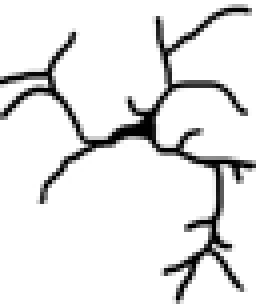
#> input picture A1-1.PNG, 64 x 77 px (shown 4 times larger)
$ jupyter execute --allow-errors fractal_dimension.ipynb
#> lines starting #> are read from the running program, lines starting #| are printed output that depends on the picture; after the words box and inside, x2 and y2 are one past the last pixel; in counts of white or black regions, pixels touching at a corner belong together
[cell 1]
import numpy as np
import pandas as pd

import cv2
import io
from PIL import Image

import seaborn as sns
import matplotlib.pyplot as plt
from mlxtend.plotting import plot_decision_regions
from mpl_toolkits.mplot3d import Axes3D
from matplotlib.colors import ListedColormap
from matplotlib.lines import Line2D

from sklearn.linear_model import LogisticRegression
from sklearn.naive_bayes import GaussianNB
from sklearn.ensemble import RandomForestClassifier
from sklearn.svm import SVC
from sklearn.cluster import kmeans_plusplus
from sklearn.cluster import KMeans
from sklearn.manifold import TSNE
from sklearn.neighbors import KNeighborsClassifier

[cell 2]
def fractal_dimension(Z, threshold=50):
    # Only for 2d image
    assert(len(Z.shape) == 2)

    def boxcount(Z, k):
        S = np.add.reduceat(
            np.add.reduceat(Z, np.arange(0, Z.shape[0], k), axis=0),
                               np.arange(0, Z.shape[1], k), axis=1)

        # We count non-empty (0) and non-full boxes (k*k)
        return len(np.where((S > 0) & (S < k*k))[0])

    # Transform Z into a binary array
    Z = (Z < threshold)

    # Minimal dimension of image
    p = min(Z.shape)

    # Greatest power of 2 less than or equal to p
    n = 2**np.floor(np.log(p)/np.log(2))

    # Extract the exponent
    n = int(np.log(n)/np.log(2))

    # Build successive box sizes (from 2**n down to 2**1)
    sizes = 2**np.arange(n, 1, -1)

    # Actual box counting with decreasing size
    counts = []
    for size in sizes:
        counts.append(boxcount(Z, size))

    # Fit the successive log(sizes) with log (counts)
    coeffs = np.polyfit(np.log(sizes), np.log(counts), 1)
    return -coeffs[0]

[cell 3]
A1 = [cv2.threshold(cv2.cvtColor(cv2.imread('A1-1.PNG'), cv2.COLOR_BGR2GRAY),127,255,cv2.THRESH_BINARY)[1],
      cv2.threshold(cv2.cvtColor(cv2.imread('A1-2.PNG'), cv2.COLOR_BGR2GRAY),127,255,cv2.THRESH_BINARY)[1],
      cv2.threshold(cv2.cvtColor(cv2.imread('A1-3.PNG'), cv2.COLOR_BGR2GRAY),127,255,cv2.THRESH_BINARY)[1],
      cv2.threshold(cv2.cvtColor(cv2.imread('A1-4.PNG'), cv2.COLOR_BGR2GRAY),127,255,cv2.THRESH_BINARY)[1]]
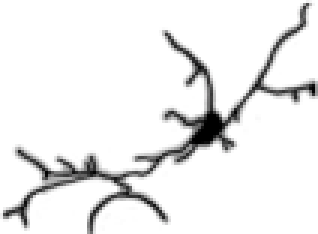
#> input picture A1-2.PNG, 106 x 78 px (shown 3 times larger)
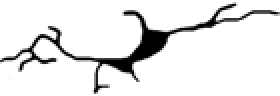
#> input picture A1-3.PNG, 140 x 48 px (shown 2 times larger)
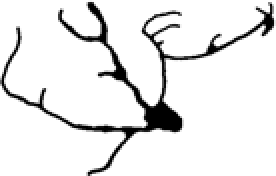
#> input picture A1-4.PNG, 138 x 88 px (shown 2 times larger)
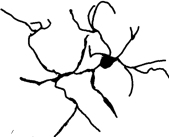
#> input picture A2-1.png, 169 x 137 px
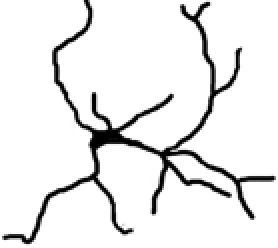
#> input picture A2-2.PNG, 139 x 124 px (shown 2 times larger)

#> (the rest of this cell did not finish here and is left out)

[cell 4]
x_names = ["A1", "A2", "B1", "B2", "C1", "D1"]
#> x_names = ['A1', 'A2', 'B1', 'B2', 'C1', 'D1']

#> (a cell that did not finish here is left out)

# Площадь минимальной выпуклой оболочки - МВО (minimal convex hull - MCH)

[cell 6]
def find_contour(gray):
    blur = cv2.GaussianBlur(gray, (3,3), 0)
    thresh = cv2.threshold(blur, 220, 255, cv2.THRESH_BINARY_INV)[1]
    # Find contours
    cnts = cv2.findContours(thresh, cv2.RETR_EXTERNAL, cv2.CHAIN_APPROX_SIMPLE)
    cnts = cnts[0] if len(cnts) == 2 else cnts[1]
    cnts = max(cnts, key=cv2.contourArea)
    cnts = np.asarray(cnts)
    cnts = cnts.reshape(-1,2)
    return cnts

[cell 7]
def rotate(A,B,C):
    return (B[0]-A[0])*(C[1]-B[1])-(B[1]-A[1])*(C[0]-B[0])

#Алгоритм Джарвиса
def jarvismarch(A):
    n = len(A)
    P = list(range(n))
    # start point
    for i in range(1,n):
        if A[P[i]][0]<A[P[0]][0]:
            P[i], P[0] = P[0], P[i]
    H = [P[0]]
    del P[0]
    P.append(H[0])
    while True:
        right = 0
        for i in range(1,len(P)):
            if rotate(A[H[-1]],A[P[right]],A[P[i]])<0:
                right = i
        if P[right]==H[0]:
            break
        else:
            H.append(P[right])
            del P[right]
    return [A[i] for i in H]

[cell 8]
def square_polygon(points):
    n = len(points)
    sum = points[n-1][0] * points[0][1] - points[n-1][1] * points[0][0]
    for i in range(0, n-1):
        sum = sum + (points[i][0] * points[i + 1][1] - points[i][1] * points[i + 1][0])
    return abs(sum)/2

[cell 9]
def mch(Cat):
    cat = []
    for c in Cat:
        cnts = find_contour(c)
        mvp = jarvismarch(cnts)
        cat.append(square_polygon(mvp))
#> this loop made 4 passes
#> cnts on pass 1: 1 contour; box (x1, y1, x2, y2) and area: (0, 1, 64, 75) 729
#> pass 1, in find_contour, `blur = cv2.GaussianBlur(gray, (3,3), 0)`:
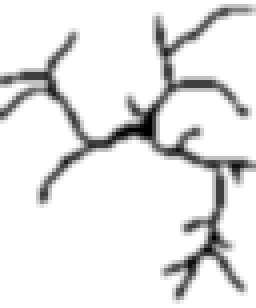
#> blur: shape (77, 64) (shown 4 times larger); min 0, max 255, mean 230.4
#> pass 1, in find_contour, `thresh = cv2.threshold(blur, 220, 255, cv2.THRESH_BINARY_INV)[1]`:
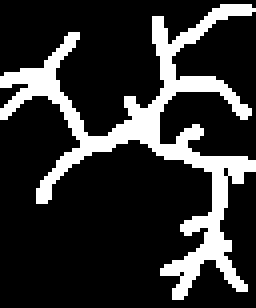
#> thresh: shape (77, 64) (shown 4 times larger); 19.4% white; 1 white region, box (x1, y1, x2, y2) and area: (0, 1, 64, 75) 956
#> pass 2, in find_contour (call 2), `thresh = cv2.threshold(blur, 220, 255, cv2.THRESH_BINARY_INV)[1]`:
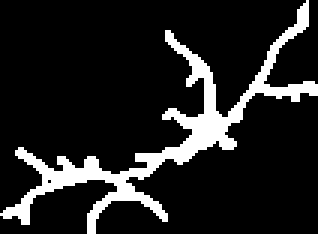
#> thresh: shape (78, 106) (shown 3 times larger); 13.2% white; 1 white region, box (x1, y1, x2, y2) and area: (0, 0, 106, 78) 1093
#> after the loop, cat = [3490, 4650, 3435.5, 7789.5]
    return cat

[cell 10]
a1_mch = mch(A1)
#> a1_mch = [3490, 4650, 3435.5, 7789.5]
#> (the rest of this cell did not finish here and is left out)

#> (a cell that did not finish here is left out)

# Отношение черных пикселей к МВО

[cell 12]
# [7 lines of commented-out code are left out]

def black(Cat):
    cat = []
    for c in Cat:
        cnts = find_contour(c)
        mvp = jarvismarch(cnts)
        cat.append((c!=255).sum()/square_polygon(mvp))
#> after the loop, cat = [0.136, 0.125, 0.181, 0.139]
    return cat

[cell 13]
a1_black = black(A1)
#> a1_black = [0.136, 0.125, 0.181, 0.139]
#> (the rest of this cell did not finish here and is left out)

#> (a cell that did not finish here is left out)

[cell 15]
data = pd.DataFrame([], columns=["Отношение", "ЧП"])
#> (the rest of this cell did not finish here and is left out)

[cell 16]
fig, ax = plt.subplots(figsize=(15, 10), dpi=300)
#> (the rest of this cell did not finish here and is left out)

# Фрактальный размер

[cell 17]
def fract(Cat):
    cat = []
    for c in Cat:
        cat.append(fractal_dimension(c))
#> this loop made 4 passes
#> (p in fractal_dimension, n in fractal_dimension, sizes in fractal_dimension, coeffs in fractal_dimension) on passes 1 to 4: (64, 6, [64, 32, 16, 8, 4], [-1.4, 6.55]), (78, 6, [64, 32, 16, 8, 4], [-1.26, 6.46]), (48, 5, [32, 16, 8, 4], [-1.14, 6.03]), (88, 6, [64, 32, 16, 8, 4], [-1.29, 6.92])
#> pass 1, in fractal_dimension, `Z = (Z < threshold)`:
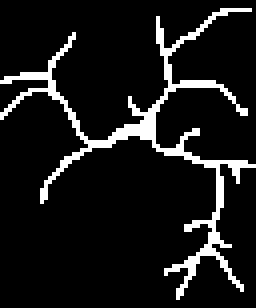
#> Z: shape (77, 64) bool (shown 4 times larger); 9.6% white in thin lines or dots
#> pass 3, in fractal_dimension (call 3), `Z = (Z < threshold)`:
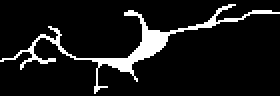
#> Z: shape (48, 140) bool (shown 2 times larger); 9.3% white; 1 white region, box (x1, y1, x2, y2) and area: (0, 2, 140, 47) 622
#> after the loop, cat = [1.4, 1.26, 1.14, 1.29]
    return cat

[cell 18]
a1_fract = fract(A1)
#> a1_fract = [1.4, 1.26, 1.14, 1.29]
#> (the rest of this cell did not finish here and is left out)
